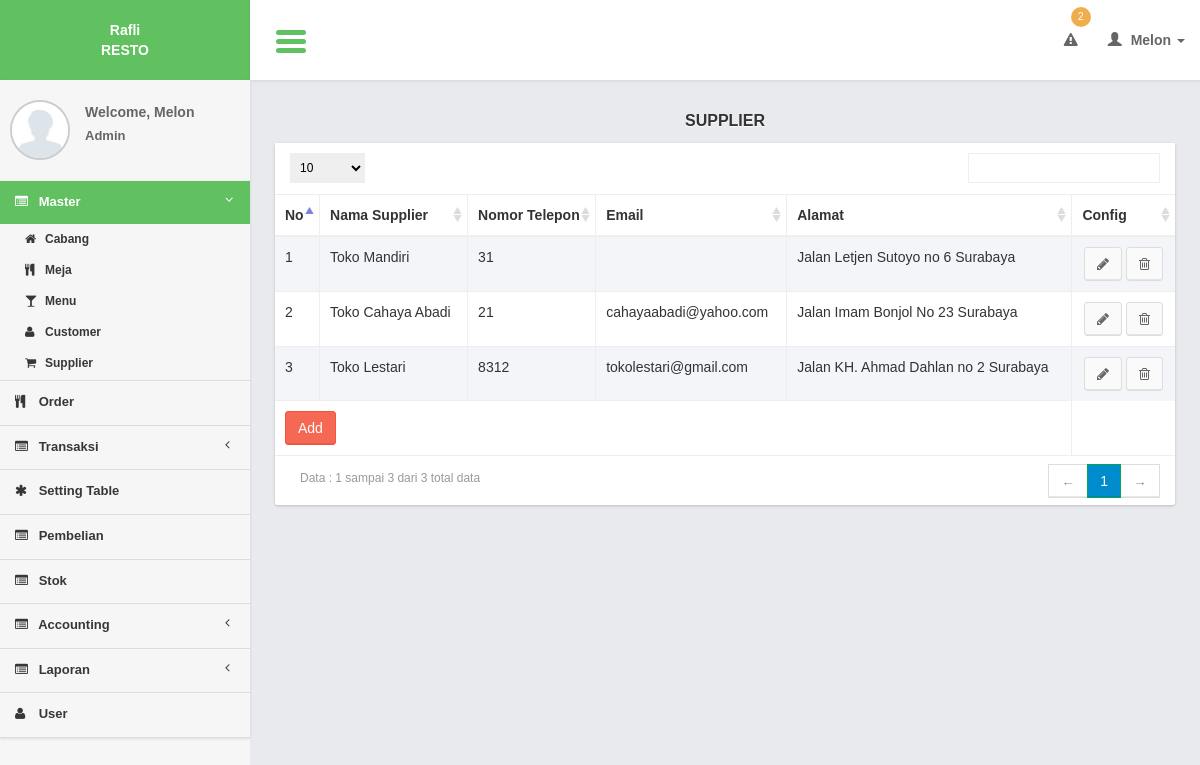
/controllers/supplier.php?page=list (signed in), run on the app's committed database.
### tables this page shows
CREATE TABLE `suppliers` (
  `supplier_id` int(11) NOT NULL,
  `supplier_name` varchar(50) NOT NULL,
  `supplier_phone` int(11) NOT NULL,
  `supplier_email` varchar(100) NOT NULL,
  `supplier_addres` varchar(100) NOT NULL
);

### models/supplier_model.php (called while the page is built, shortened)
<?php
function select(){
	$query = mysql_query("select *
							from suppliers
							order by supplier_id");
	return $query;
}
?>

### views/supplier/list.php (the view, shortened to what this page needs)
     <section class="content">
         <div class="row">
             <div class="col-xs-12">
                  <div class="title_page"> <?= $title ?></div>
                 <div class="box">
                     <div class="box-body2 table-responsive">
                         <table id="example1" class="table table-bordered table-striped">
                             <thead>
                                 <tr>
                                 	<th width="5%">No</th>
                                 	<th>Nama Supplier</th>
                                     <th>Nomor Telepon</th>
                                     <th>Email</th>
                                     <th>Alamat</th>
                                     <th>Config</th>
                                 </tr>
                             </thead>
                             <tbody>
                                 <?php
                                $no = 1;
  while($row = mysql_fetch_array($query)){
                                 ?>
                                 <tr>
                                 <td><?= $no?></td>
                                    <td><?= $row['supplier_name']?></td>
                                     <td><?= $row['supplier_phone']?></td>
                                     <td><?= $row['supplier_email']?></td>
                                     <td><?= $row['supplier_addres']?></td>
                                   <td style="text-align:center;">
                                         <a href="supplier.php?page=form&id=<?= $row['supplier_id']?>" class="btn btn-default" ><i class="fa fa-pencil"></i></a>
                                         <a href="javascript:void(0)" onclick="confirm_delete(<?= $row['supplier_id']; ?>,'supplier.php?page=delete&id=')" class="btn btn-default" ><i class="fa fa-trash-o"></i></a>
                                     </td>
                                 </tr>
                                 <?php
$no++;
                                 }
                                 ?>
                             </tbody>
                               <tfoot>
                                 <tr>
                                     <td colspan="5"><a href="<?= $add_button ?>" class="btn btn-danger " >Add</a></td>
                                 </tr>
                             </tfoot>
                         </table>
                     </div>
                 </div>
             </div>
         </div>
     </section>

### css/AdminLTE.css (style rules this page uses)
html { font-family: 'Source Sans Pro', sans-serif; -webkit-font-smoothing: antialiased; min-height: 100%; background: #E9EAED; }
body { font-family: 'Source Sans Pro', sans-serif; -webkit-font-smoothing: antialiased; min-height: 100%; }
a { color: #3c8dbc; }
.content { padding: 30px 10px; }
.table-striped > tbody > tr:nth-child(odd), .table-striped > tbody > tr:nth-child(odd) { background:#F3F5F9; }
.box { position: relative; margin-bottom: 20px; -webkit-border-radius: 3px; -moz-border-radius: 3px; border-radius: 3px !important; width: 100%; background:#fff; box-shadow: 0 1px 3px rgba(0, 0, 0, 0.1); }
.box .box-body2 { background:#fff; -webkit-border-top-left-radius: 0; -webkit-border-top-right-radius: 0; -webkit-border-bottom-right-radius: 3px; -webkit-border-bottom-left-radius: 3px; -moz-border-radius-topleft: 0; -moz-border-radius-topright: 0; -moz-border-radius-bottomright: 3px; -moz-border-radius-bottomleft: 3px; border-top-left-radius: 0; border-top-right-radius: 0; border-bottom-right-radius: 3px; border-bottom-left-radius: 3px; box-shadow: 0 1px 3px rgba(0, 0, 0, 0.1); }
.btn { font-weight: 500; -webkit-border-radius: 3px; -moz-border-radius: 3px; border-radius: 3px; border: 1px solid transparent; -webkit-box-shadow: inset 0px -2px 0px 0px rgba(0, 0, 0, 0.09); -moz-box-shadow: inset 0px -2px 0px 0px rgba(0, 0, 0, 0.09); box-shadow: inset 0px -1px 0px 0px rgba(0, 0, 0, 0.09); }
.btn.btn-default { background-color: #fafafa; color: #666; border-color: #ddd; border-bottom-color: #ddd; }
.btn.btn-danger { background-color: #f56954; border-color: #f4543c; }
.title_page { font-size:medium; text-align:center; font-weight:bold; margin-bottom:10px; text-shadow: 0 1px 1px #ffffff; text-transform:uppercase; }

### css/tooltip/tooltip-classic.css (style rules this page uses)
html, body { margin:0; height:100%; }

### data on the page
suppliers: supplier_name "Toko Mandiri", supplier_phone "31", supplier_addres "Jalan Letjen Sutoyo no 6 Surabaya"
suppliers: supplier_name "Toko Cahaya Abadi", supplier_phone "21", supplier_email "cahayaabadi@yahoo.com", supplier_addres "Jalan Imam Bonjol No 23 Surabaya"
suppliers: supplier_name "Toko Lestari", supplier_phone "8312", supplier_email "tokolestari@gmail.com", supplier_addres "Jalan KH. Ahmad Dahlan no 2 Surabaya"

### other printed values
count_stock_limit() "2"
$user_data[0] "Melon"
$user_data[1] "Admin"
$title "SUPPLIER"
